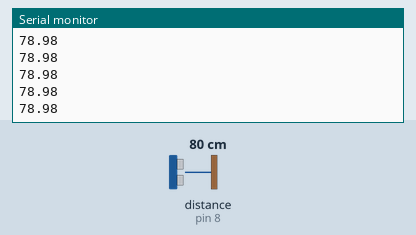
Recording of a sketch running on a simulated Arduino Uno, built with avr-gcc and run on an emulated ATmega328P. Parts: the last lines printed to the serial monitor. Wiring (inferred from the names in the program): ultrasonic range finder: trigger pin 9; echo pin 8. Inputs (shaded band) come from the test bench; at power-on: distance to the obstacle (sensor on pin 8) 80 cm. The echo pulse lasts 58.3 µs per cm.

Above: at 1.2 s.
1.3 s: distance to the obstacle (sensor on pin 8) set to 2 cm
At 1.59 s:
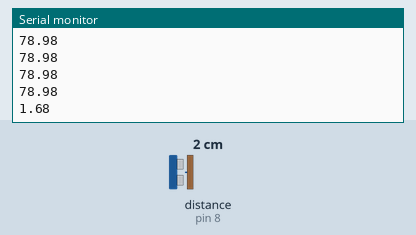
2.8 s: distance to the obstacle (sensor on pin 8) set to 4 cm
At 2.8 s:
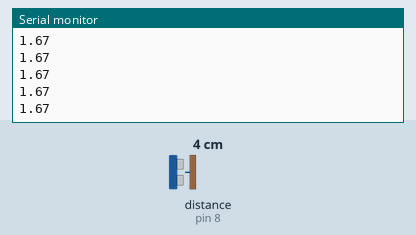
Timing chart, 0 to 5.8 s (numbered marks = the images above; inputs shaded):
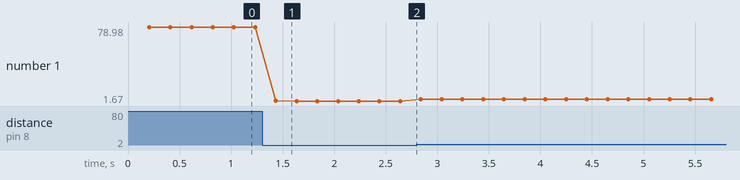

Measured:
- after the input at 1.3 s, the serial monitor: prints a new line after 0.13 s (image 1)
- plotted number 1: 78.98 → 1.67 after the input at 1.3 s, 1.67 → 3.66 after the input at 2.8 s

The sketch:

UltrasonicModule.ino
```cpp
int trigPin = 9;    // TRIG pin
int echoPin = 8;    // ECHO pin
float distance_cm,duration_us;
void setup() {

  Serial.begin(9600);

  pinMode(trigPin, OUTPUT);
  pinMode(echoPin, INPUT);
}

void loop() {
  delay(200);
  digitalWrite(trigPin, HIGH);
  delayMicroseconds(10);
  digitalWrite(trigPin, LOW);
  duration_us = pulseIn(echoPin, HIGH);
  distance_cm = 0.017 * duration_us; // speed of sound = 0.034 cm/µs divide by 2 because sound goes forwards then backwards
  Serial.println(distance_cm);
}
```
